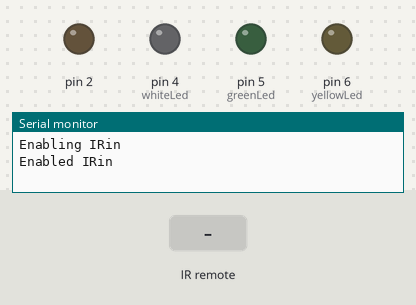
Bench run of a sketch on a simulated Arduino Uno, built with avr-gcc and run on an emulated ATmega328P. Parts: output pins drawn as LEDs (lit = HIGH), the last lines printed to the serial monitor. Inputs (shaded band) come from the test bench.

Above: at 1.2 s.
1.3 s: infrared code 0xE57B received
At 2.5 s:
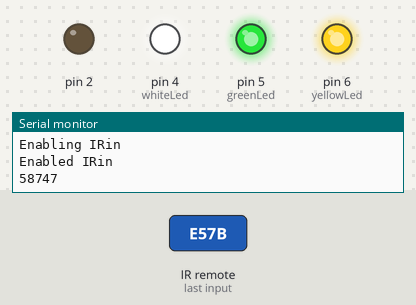
2.8 s: infrared code 0xBE3F received
At 3.8 s:
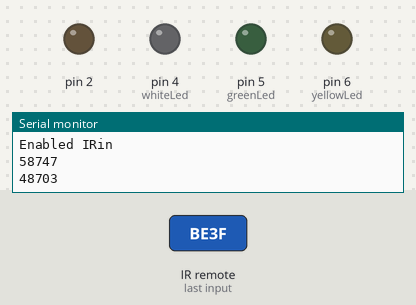
4.3 s: infrared code 0x6897 received
At 5.0 s:
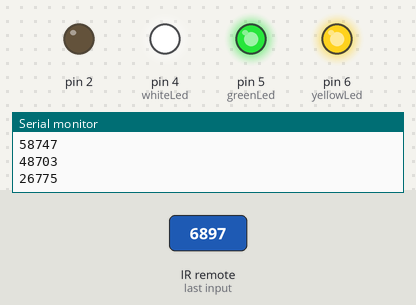
Timing chart, 0 to 7.3 s (numbered marks = the images above; inputs shaded):
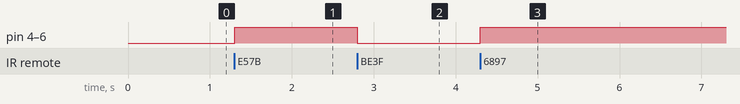

The sketch:

IR_Remote.ino
```cpp
#include <IRremote.h>
int yellowLed = 6;
int greenLed = 5;
int whiteLed = 4;
int RECV_PIN = 11;
//IR Library stuff
IRrecv irrecv(RECV_PIN);
decode_results results;
void setup()
{
  //Set Led Pins
  pinMode(2,OUTPUT);
  pinMode(yellowLed, OUTPUT);
  pinMode(whiteLed,OUTPUT);
  pinMode(greenLed,OUTPUT);
  //Enable serial usage and IR signal in
  Serial.begin(9600);
  Serial.println("Enabling IRin");
  irrecv.enableIRIn();
  Serial.println("Enabled IRin");

}
void loop() {
  digitalWrite(2,LOW);  if (irrecv.decode(&results)) {//irrecv.decode(&results) returns true if anything is recieved, and stores info in varible results
    unsigned int value = results.value; //Get the value of results as an unsigned int, so we can use switch case
    Serial.println(value);
    switch (value) {
      case 58747:
        digitalWrite(yellowLed, HIGH);
        digitalWrite(whiteLed, HIGH);
        digitalWrite(greenLed, HIGH);
        break;
      case 26775:
        digitalWrite(yellowLed, HIGH);
        digitalWrite(whiteLed, HIGH);
        digitalWrite(greenLed, HIGH);
        break;
      case 65535:
        digitalWrite(yellowLed, HIGH);
        digitalWrite(whiteLed, HIGH);
        digitalWrite(greenLed, HIGH);
        break;
      case 48703:
        digitalWrite(yellowLed, LOW);
        digitalWrite(whiteLed, LOW);
        digitalWrite(greenLed, LOW);
        break;
      case 255:
        digitalWrite(yellowLed, LOW);
        digitalWrite(whiteLed, LOW);
        digitalWrite(greenLed, LOW);
        break;
      case 12495:
        digitalWrite(yellowLed, LOW);
        digitalWrite(whiteLed, LOW);
        digitalWrite(greenLed, LOW);
        break;


    }
 irrecv.resume(); // Receive the next value
  }
}
```

Measured:
- after the input at 1.3 s, pin 4 (whiteLed), pin 5 (greenLed), pin 6 (yellowLed): LOW → HIGH at once
- after the input at 2.8 s, pin 4 (whiteLed), pin 5 (greenLed), pin 6 (yellowLed): HIGH → LOW at once
- after the input at 4.3 s, pin 4 (whiteLed), pin 5 (greenLed), pin 6 (yellowLed): LOW → HIGH at once
